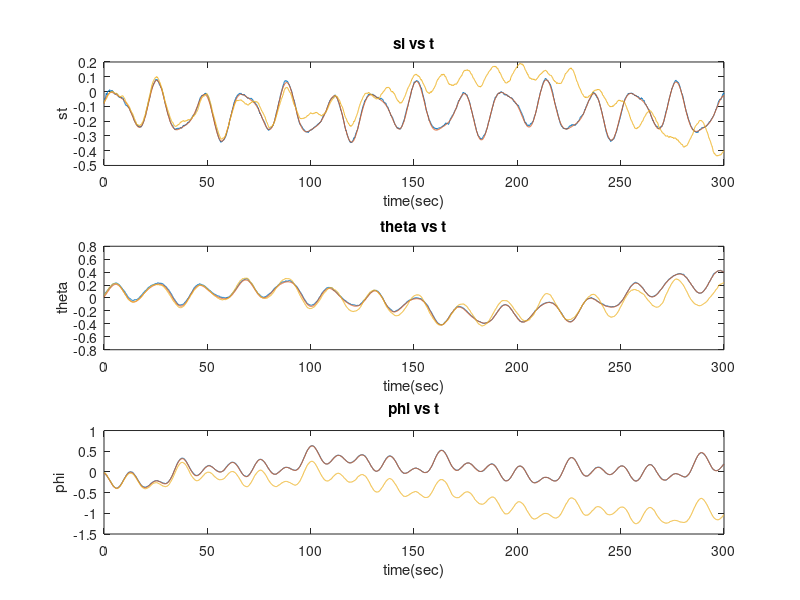
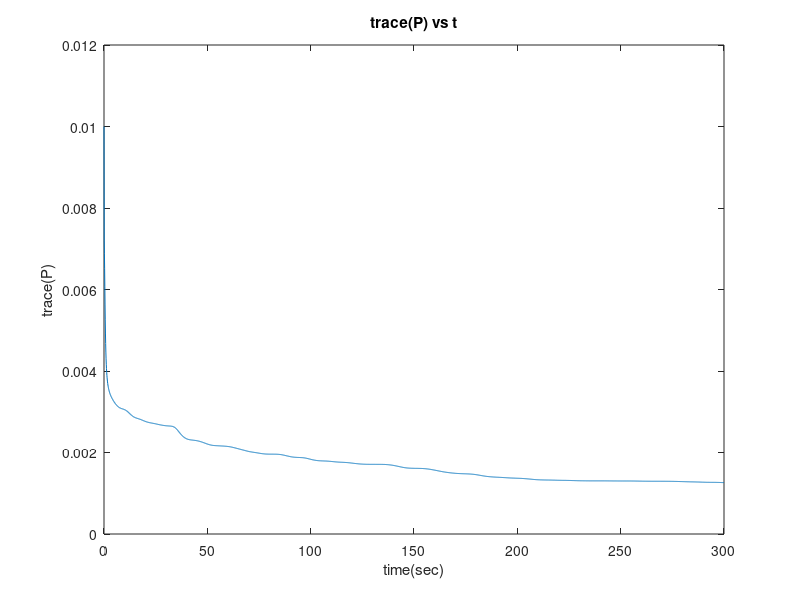
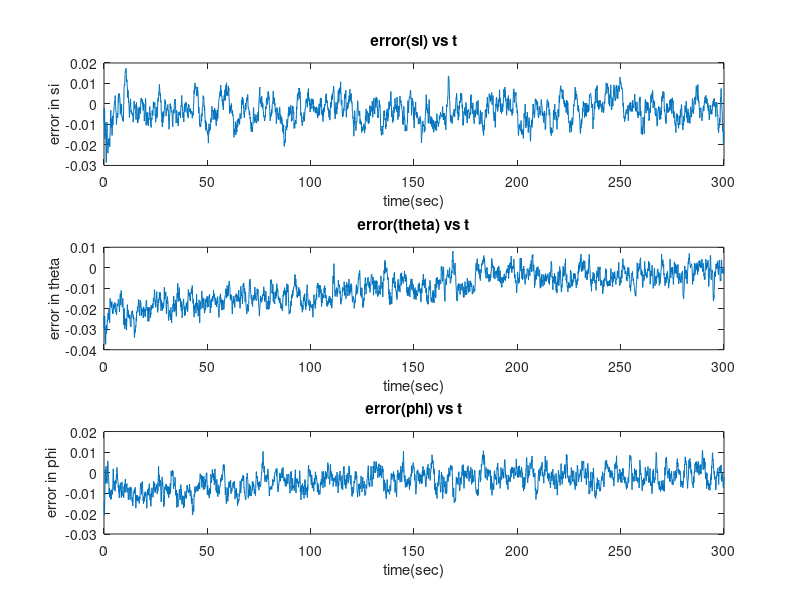
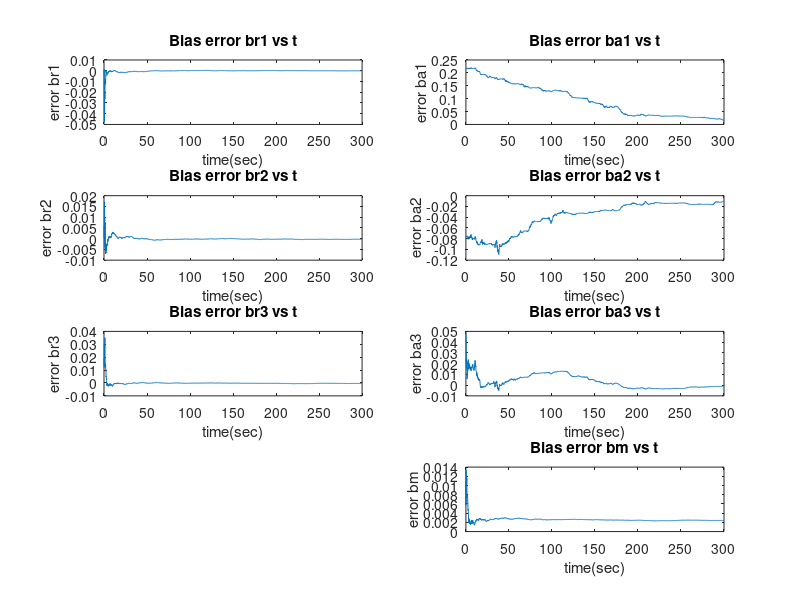

MATLAB code for these plots, in order:
clear;
clc;

load ae5335_asg1_prob2_synthetic_data.mat

n_pts = numel(timestamps);
g = 9.81;

compass_cov = std_dev_compass^2;
accel_cov = (std_dev_accel^2)*eye(3);
R_cov = [compass_cov zeros(1,3); zeros(3,1) accel_cov];                     %Defining measurement error covariance 
Q_cov = (std_dev_rategyro^2)*eye(3);                                        %Defining process error covariance
P_cov = eye(10)*0.001;                                                      %Initilizing estimation error covariance

%Initlizing states
si_initial = z_compass_mb(1);
theta_initial = asin(z_accelerometer_ab(1,1)/9.81);
tan_phi = z_accelerometer_ab(2,1)/z_accelerometer_ab(3,1);
phi_initial = atan(tan_phi);
x_hat = [si_initial; theta_initial; phi_initial; 0.01*randn(7, 1)];
x_int = x_hat(1:3);


%Initilizing Data matrix for plots
x_hat_plot = [];
x_int_plot = [];
P_trace_plot = [];

%Saving First data set
x_hat_plot(:,1) = x_hat;
x_int_plot(:,1) = x_int;
P_trace_plot(:,1) = trace(P_cov);

for k = 2 : n_pts

    dt = timestamps(k) - timestamps(k-1);

    si = x_hat(1);
    theta = x_hat(2);
    phi = x_hat(3);
    
    % Rate Gyro readings
    u_k1 = z_rategyro_rb(:,k-1);

    H0 = [0           sin(phi)              cos(phi);
          0           cos(phi)*cos(theta)   -sin(phi)*cos(theta);
          cos(theta)  sin(phi)*sin(theta)   cos(phi)*sin(theta)];
    H0 = (1/cos(theta))*H0;
    
    %Pridicting Estimates using nonlinear model
    u_k1_biased = u_k1 - x_hat(7:9);
    x_hat_dot = [H0*u_k1_biased;zeros(7,1)];
    x_hat_minus = x_hat + x_hat_dot * dt;

    %Linearization
    F0 = [...
        0   (u_k1_biased(2)*sin(phi)+u_k1_biased(3)*cos(phi))*tan(theta)*sec(theta)  (u_k1_biased(2)*cos(phi)-u_k1_biased(3)*sin(phi))*sec(theta);
        0   0                                                       -(u_k1_biased(2)*sin(phi)+u_k1_biased(3)*cos(phi));
        0   (u_k1_biased(2)*sin(phi)+u_k1_biased(3)*cos(phi))*(sec(theta))^2         (u_k1_biased(2)*cos(phi)-u_k1_biased(3)*sin(phi))*tan(theta)];

    F_k1 = eye(10) + [F0 zeros(3,3) -H0 zeros(3,1); zeros(7,10)]*dt;
    G2_k1 = -[H0;zeros(7,3)]*dt;

    P_minus = F_k1*P_cov*F_k1' + G2_k1*Q_cov*G2_k1';

    %Linearization of Measurement Model
    C0 = [1   0                       0;
          0   g*cos(theta)            0;
          0   g*sin(phi)*sin(theta)   -g*cos(phi)*cos(theta);
          0   g*cos(phi)*sin(theta)   g*sin(phi)*cos(theta)];
    temp_mat = [zeros(1,6) 1; eye(3) zeros(3,4)];
    C_k1 = [C0 temp_mat];

    %Calculating Kalman Gain
    L_k = P_minus*C_k1'/(C_k1*P_minus*C_k1' + R_cov);
    
    %Aquiring Compass and Acclelrometer readings
    z_k = [z_compass_mb(:,k);z_accelerometer_ab(:,k)];

    si = x_hat_minus(1);
    theta = x_hat_minus(2);
    phi = x_hat_minus(3);
    h_x_hat_minus = [si; g*sin(theta); -g*sin(phi)*cos(theta); -g*cos(phi)*cos(theta)] + [x_hat(10);x_hat(4:6)];

    %Updating Estimetes
    x_hat = x_hat_minus + L_k*(z_k - h_x_hat_minus);
    P_cov = (eye(10) - L_k*C_k1)*P_minus;

   
    %Calculating only pridictons
    H0_int = [0             sin(x_int(3))                   cos(x_int(3));
          0             cos(x_int(3))*cos(x_int(2))     -sin(x_int(3))*cos(x_int(2));
          cos(x_int(2)) sin(x_int(3))*sin(x_int(2))     cos(x_int(3))*sin(x_int(2))];
    H0_int = (1/cos(x_int(2)))*H0_int;

    x_int_dot = H0_int*u_k1;
    x_int = x_int + x_int_dot * dt;

    x_hat_plot(:,k) = x_hat;
    x_int_plot(:,k) = x_int;
    P_trace_plot(:,k) = trace(P_cov);

end

figure;
% plot 1
subplot(3,1,1)
plot(timestamps,x_hat_plot(1,:))
title('si vs t')
xlabel 'time(sec)';
ylabel 'st';
hold on;
plot(timestamps,euler_angles_true(1,:));
plot (timestamps,x_int_plot(1,:))

% plot 2
subplot(3,1,2)
plot(timestamps,x_hat_plot(2,:))
title('theta vs t')
xlabel 'time(sec)';
ylabel 'theta';
hold on;
plot(timestamps,euler_angles_true(2,:));
plot (timestamps,x_int_plot(2,:))

% plot 3
subplot(3,1,3)
plot(timestamps,x_hat_plot(3,:))
title('phi vs t')
xlabel 'time(sec)';
ylabel 'phi';
hold on;
plot(timestamps,euler_angles_true(3,:));
plot (timestamps,x_int_plot(3,:))

figure;
plot(timestamps,P_trace_plot)
title('trace(P) vs t')
xlabel 'time(sec)';
ylabel 'trace(P)';

figure;
% plot 1
subplot(3,1,1)
plot(timestamps,(euler_angles_true(1,:)-x_hat_plot(1,:)))
title('error(si) vs t')
xlabel 'time(sec)';
ylabel 'error in si';

% plot 2
subplot(3,1,2)
plot(timestamps,(euler_angles_true(2,:)-x_hat_plot(2,:)))
title('error(theta) vs t')
xlabel 'time(sec)';
ylabel 'error in theta';

% plot 3
subplot(3,1,3)
plot(timestamps,(euler_angles_true(3,:)-x_hat_plot(3,:)))
title('error(phi) vs t')
xlabel 'time(sec)';
ylabel 'error in phi';


figure;
% plot 1
subplot(4,2,1)
plot(timestamps,(bias_rategyro(1)-x_hat_plot(7,:)))
title('Bias error br1 vs t')
xlabel 'time(sec)';
ylabel 'error br1';

% plot 2
subplot(4,2,3)
plot(timestamps,(bias_rategyro(2)-x_hat_plot(8,:)))
title('Bias error br2 vs t')
xlabel 'time(sec)';
ylabel 'error br2';

% plot 3
subplot(4,2,5)
plot(timestamps,(bias_rategyro(3)-x_hat_plot(9,:)))
title('Bias error br3 vs t')
xlabel 'time(sec)';
ylabel 'error br3';

% plot 4
subplot(4,2,2)
plot(timestamps,(bias_accel(1)-x_hat_plot(4,:)))
title('Bias error ba1 vs t')
xlabel 'time(sec)';
ylabel 'error ba1';

% plot 5
subplot(4,2,4)
plot(timestamps,(bias_accel(2)-x_hat_plot(5,:)))
title('Bias error ba2 vs t')
xlabel 'time(sec)';
ylabel 'error ba2';

% plot 6
subplot(4,2,6)
plot(timestamps,(bias_accel(3)-x_hat_plot(6,:)))
title('Bias error ba3 vs t')
xlabel 'time(sec)';
ylabel 'error ba3';

% plot 7
subplot(4,2,7.5)
plot(timestamps,(bias_compass-x_hat_plot(10,:)))
title('Bias error bm vs t')
xlabel 'time(sec)';
ylabel 'error bm';


